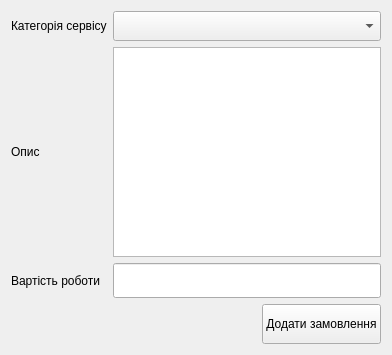
<?xml version="1.0" encoding="UTF-8"?>
<ui version="4.0">
 <class>AddServiceForm</class>
 <widget class="QWidget" name="AddServiceForm">
  <property name="geometry">
   <rect>
    <x>0</x>
    <y>0</y>
    <width>392</width>
    <height>355</height>
   </rect>
  </property>
  <property name="windowTitle">
   <string>Додавання сервісу</string>
  </property>
  <layout class="QVBoxLayout" name="verticalLayout">
   <item>
    <layout class="QGridLayout" name="gridLayout">
     <item row="0" column="0">
      <widget class="QLabel" name="label_8">
       <property name="text">
        <string>Категорія сервісу</string>
       </property>
      </widget>
     </item>
     <item row="0" column="1">
      <widget class="QComboBox" name="comboServiceCategory">
       <property name="minimumSize">
        <size>
         <width>0</width>
         <height>30</height>
        </size>
       </property>
      </widget>
     </item>
     <item row="1" column="0">
      <widget class="QLabel" name="label_6">
       <property name="text">
        <string>Опис</string>
       </property>
      </widget>
     </item>
     <item row="1" column="1">
      <widget class="QPlainTextEdit" name="lineServiceDescription"/>
     </item>
     <item row="2" column="0">
      <widget class="QLabel" name="label_10">
       <property name="text">
        <string>Вартість роботи</string>
       </property>
      </widget>
     </item>
     <item row="2" column="1">
      <widget class="QLineEdit" name="lineServiceSum">
       <property name="minimumSize">
        <size>
         <width>0</width>
         <height>35</height>
        </size>
       </property>
      </widget>
     </item>
    </layout>
   </item>
   <item>
    <layout class="QHBoxLayout" name="horizontalLayout">
     <item>
      <spacer name="horizontalSpacer">
       <property name="orientation">
        <enum>Qt::Horizontal</enum>
       </property>
       <property name="sizeHint" stdset="0">
        <size>
         <width>40</width>
         <height>20</height>
        </size>
       </property>
      </spacer>
     </item>
     <item>
      <widget class="QPushButton" name="pushButtonAddService">
       <property name="minimumSize">
        <size>
         <width>0</width>
         <height>40</height>
        </size>
       </property>
       <property name="text">
        <string>Додати замовлення</string>
       </property>
      </widget>
     </item>
    </layout>
   </item>
  </layout>
  <zorder></zorder>
 </widget>
 <resources/>
 <connections/>
</ui>
